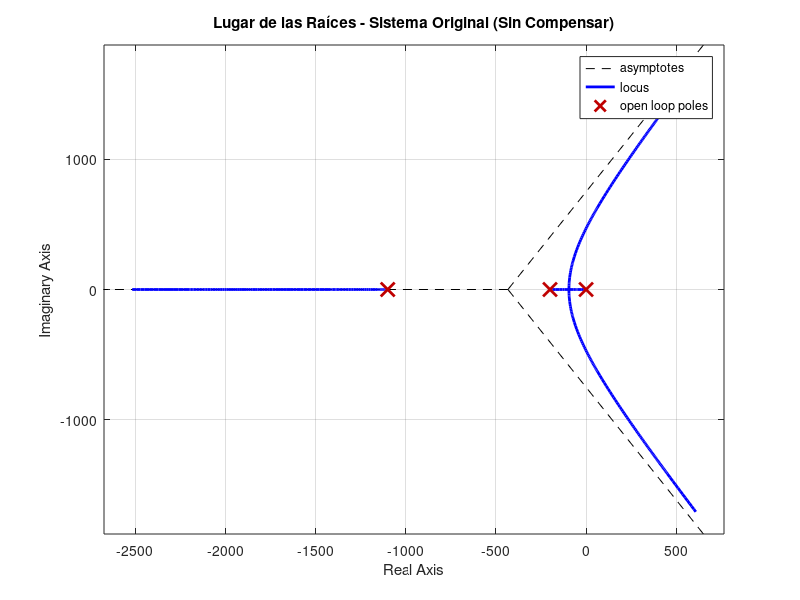
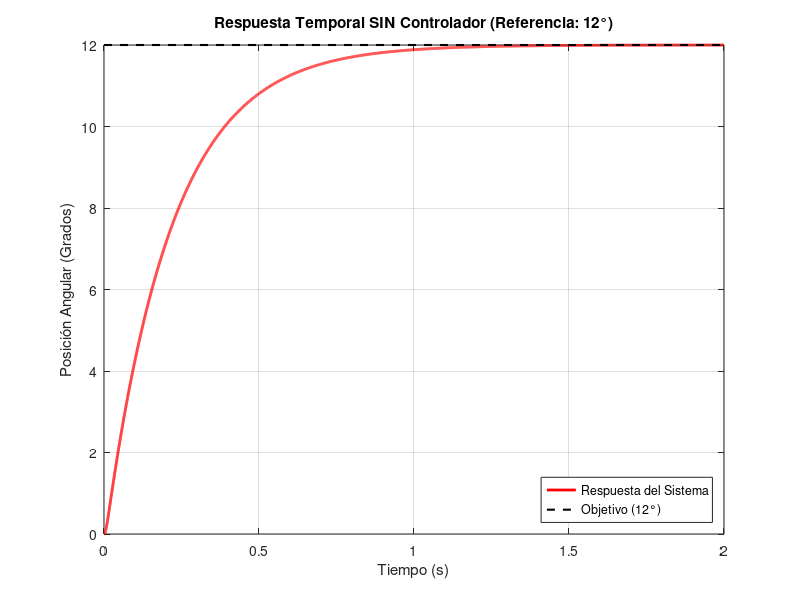

Write the MATLAB code that produced these figures, in order. (Note: this script raises an error after producing the figures.)
% === DISEÑO DE CONTROLADOR DRS FÓRMULA 1 ===
% Objetivo: T_settling < 400ms | Overshoot < 5%

clc; close all; clear all;
pkg load control
s = tf('s');

% --- 1. PARÁMETROS DEL SISTEMA (Motor DC Potente) ---
R = 0.6;          % Ohm
L = 0.0005;       % Henry
Kt = 0.1;         % Nm/A
Kb = 0.1;         % Vs/rad
J = 2.0e-4;       % kg*m^2 (Inercia combinada motor + flap)
B = 0.02;         % Nms/rad (Fricción + Carga aerodinámica linealizada)

% Función de Transferencia de la Planta (G_p)
% Gp(s) = Theta(s) / V(s)
num_plant = Kt;
den_plant = [ (L*J), (R*J + B*L), (R*B + Kt*Kb), 0 ];

Gp = tf(num_plant, den_plant);

disp('Planta del DRS (Lazo Abierto):');
minreal(Gp)

pole(Gp)
step(Gp)

figure(1);
rlocus(Gp);
title('Lugar de las Raíces - Sistema Original (Sin Compensar)');
grid on;

% --- ANÁLISIS DE RESPUESTA TEMPORAL (SIN CONTROLADOR) ---
T = feedback(Gp, 1);

% Simulamos la respuesta al escalón.
[y_sin, t_sin] = step(T);

% Como el sistema es lineal, multiplicamos la salida unitaria por 12
% para simular la referencia real de apertura del DRS.
Referencia_Grados = 12;
y_deg = y_sin * Referencia_Grados;
y_final_deg = y_deg(end);

% 1. Sobrepaso (Overshoot)
[y_max_deg, ~] = max(y_deg);
if y_max_deg > y_final_deg
    Overshoot_sin = ((y_max_deg - y_final_deg) / y_final_deg) * 100;
else
    Overshoot_sin = 0;
end

% 2. Tiempo de Establecimiento (Criterio del 2%)
margen_sup = 1.02 * y_final_deg;
margen_inf = 0.98 * y_final_deg;

% Buscamos índices donde la señal se sale de la banda del 2%
idx_fuera = find(y_deg > margen_sup | y_deg < margen_inf);

if isempty(idx_fuera)
    SettlingTime_sin = 0;
else
    % El tiempo de establecimiento es el instante del último punto fuera de banda
    SettlingTime_sin = t_sin(idx_fuera(end));
end

% --- GRÁFICA REESCALADA ---
figure;
plot(t_sin, y_deg, 'r-', 'LineWidth', 2); hold on;
% Dibujamos la línea de referencia en 12 grados
plot([t_sin(1) t_sin(end)], [12 12], 'k--', 'LineWidth', 1.5);
hold off;

grid on;
title('Respuesta Temporal SIN Controlador (Referencia: 12°)');
xlabel('Tiempo (s)');
ylabel('Posición Angular (Grados)');
legend('Respuesta del Sistema', 'Objetivo (12°)', 'Location', 'SouthEast');

% --- MOSTRAR RESULTADOS ---
fprintf('\n--- ANÁLISIS DEL SISTEMA ORIGINAL (SIN CONTROLADOR) ---\n');
fprintf('Valor Final: %.4f grados (Debería llegar a 12)\n', y_final_deg);
fprintf('Sobrepaso: %.2f %%\n', Overshoot_sin);
fprintf('Tiempo de Establecimiento (2%%): %.4f s\n', SettlingTime_sin);
fprintf('------------------------------------------------------\n\n');


% --- 2. REQUISITOS DE DISEÑO ---
ts_target = 0.35; % Objetivo: 350ms (Margen para cumplir <400ms)
zeta = 0.7;       % Amortiguamiento crítico

wn = 4 / (ts_target * zeta)
fprintf('Frecuencia Natural requerida (wn): %.2f rad/s\n', wn);

% --- 3. CÁLCULO DE POLOS DESEADOS ---
% Polos Dominantes (Complejos conjugados)
p1 = -zeta*wn + 1i*wn*sqrt(1-zeta^2)
p2 = conj(p1)
sd = p1
% Polo No Dominante
% Debe ser más rápido que los dominantes.
%p3 = -5 * zeta * wn
p3 = -5 * real(p1);% 5 veces más lejos a la izquierda

% Polinomio Deseado P(s) = (s-p1)(s-p2)(s-p3)
P_deseado = poly([p1 p2 p3])

% --- 4. CÁLCULO DEL CONTROLADOR (MÉTODO DE FASE EXACTO) ---
% Estructura: C(s) = K * (s + z_c) / (s + p_c)

% A. Ubicación del Cero (z_c)
% Cancelamos el polo mecánico dominante (-200)
polos_planta = roots(den_plant);
z_c = abs(polos_planta(2)); % z_c = 200

% B. Ubicación del Polo (p_c) usando Condición de Fase
% Ángulo(C*Gp) = -180° en s=sd
% Ángulo(s+z) - Ángulo(s+p) + Ángulo(Gp) = -180°
% Ángulo(s+p) = 180° + Ángulo(Gp) + Ángulo(s+z)

% Evaluamos Gp en sd
Gp_en_sd = polyval(num_plant, sd) / polyval(den_plant, sd);
angulo_Gp = angle(Gp_en_sd);

% Evaluamos el término del cero (sd + zc)
angulo_z = angle(sd + z_c);

% Calculamos el ángulo necesario del polo
phi_polo = pi + angulo_Gp + angulo_z;

% Geometría básica para hallar la posición del polo p_c en el eje real
% tan(phi) = Imag(sd) / (Real(sd) - (-p_c))
% p_c = Real(sd) - Imag(sd) / tan(phi_polo)
p_c_val = real(sd) - imag(sd) / tan(phi_polo);

% Como p_c_val es la coordenada negativa (ej -1200),
% el denominador será (s - p_c_val) -> (s + abs(p_c_val))
p_c = abs(p_c_val);

fprintf('Controlador Recalculado (Método Fase) -> Cero: %.2f, Polo: %.2f\n', z_c, p_c);

% Definimos el Controlador Base
% Nota: (s + p_c) asegura que el polo sea estable
C_base = (s + z_c) / (s + p_c)

% --- 5. CÁLCULO DE K ---

% 1. Definimos el Polo Objetivo Exacto (s_d)
sd = -zeta*wn + 1i*wn*sqrt(1-zeta^2)

% 2. Extraemos los vectores de numerador y denominador
% tfdata(Sistema, 'v') devuelve los vectores numéricos
[num_Gp, den_Gp] = tfdata(Gp, 'v');
[num_C, den_C] = tfdata(C_base, 'v');

% 3. Evaluamos los polinomios en el punto complejo 'sd' usando polyval
val_Gp_complex = polyval(num_Gp, sd) / polyval(den_Gp, sd);
val_C_base_complex = polyval(num_C, sd) / polyval(den_C, sd);

% 4. Aplicamos la Condición de Magnitud: K = 1 / |L(s)|
K_calculada = 1 / abs(val_C_base_complex * val_Gp_complex)

fprintf('Ganancia K calculada analíticamente: %.4f\n', K_calculada);

figure(3);
rlocus(Controlador_Final * Gp);
hold on;
plot(real(sd), imag(sd), 'r*', 'MarkerSize', 10, 'LineWidth', 2); % Marca el polo deseado
hold off;
title(['Lugar de las Raíces - Sistema COMPENSADO (K = ' num2str(K_calculada) ')']);
grid on;
legend('LGR Compensado', 'Polo Deseado (Target)');
% Aquí verás que las ramas ahora pasan exactamente por el punto rojo (tu objetivo)

% --- SIMULACIÓN FINAL ---
% 1. Definición del Controlador Final
Controlador_Final = K_calculada * C_base;

% 2. Lazo Cerrado
T_final = feedback(Controlador_Final * Gp, 1);

% ----------------------------------------------------------
% A. SIMULACIÓN DE RESPUESTA AL ESCALÓN
% ----------------------------------------------------------
t_sim = 0:0.001:1.5;
[y_norm, t] = step(T_final, t_sim);

% --- ESCALADO A GRADOS ---
Ref_Grados = 12;
y_deg = y_norm * Ref_Grados;
y_final_deg = y_deg(end);

% --- CÁLCULO DE MÉTRICAS ---
% 1. Pico Máximo (Overshoot)
[val_max, idx_max] = max(y_deg);
t_peak = t(idx_max);
Overshoot_pct = ((val_max - y_final_deg) / y_final_deg) * 100;

% 2. Tiempo de Establecimiento (2%)
margen_sup = 1.02 * y_final_deg;
margen_inf = 0.98 * y_final_deg;
idx_fuera = find(y_deg > margen_sup | y_deg < margen_inf);

if isempty(idx_fuera)
    ts = 0;
else
    ts = t(idx_fuera(end));
end

% --- GRÁFICA: RESPUESTA TEMPORAL DETALLADA ---
figure;
plot(t, y_deg, 'b-', 'LineWidth', 2); hold on;

% Referencia
plot([t(1) t(end)], [Ref_Grados Ref_Grados], 'k--', 'LineWidth', 1.5);

% Banda del 2% (Visualización de tolerancia)
plot([t(1) t(end)], [margen_sup margen_sup], 'g:', 'LineWidth', 1);
plot([t(1) t(end)], [margen_inf margen_inf], 'g:', 'LineWidth', 1);

% MARCADOR 1: PICO MÁXIMO
plot(t_peak, val_max, 'r*', 'MarkerSize', 10, 'LineWidth', 2);
text(t_peak, val_max*1.02, sprintf('Pico: %.2f°', val_max), 'Color', 'r');

% MARCADOR 2: TIEMPO DE ESTABLECIMIENTO
% Línea vertical donde se estabiliza
plot([ts ts], [0 y_final_deg], 'm-.', 'LineWidth', 1.5);
text(ts, y_final_deg*0.5, sprintf(' Ts = %.3fs', ts), 'Color', 'm', 'FontWeight', 'bold');

hold off;
grid on;
title(['Evaluación Temporal: Respuesta de Lazo Cerrado (Ref: 12°)']);
xlabel('Tiempo (s)'); ylabel('Apertura (Grados)');
legend('Salida', 'Referencia', 'Banda 2%', 'Banda 2%', 'Pico Máx', 'Tiempo Estab.');

% --- MOSTRAR RESULTADOS TRACKING ---
fprintf('\n--------------------------------------------------\n');
fprintf('RESULTADOS DEL DISEÑO (Simulación Final):\n');
fprintf('--------------------------------------------------\n');
fprintf('Valor Final: %.4f grados\n', y_final_deg);
fprintf('Sobrepaso (Overshoot): %.2f %%\n', Overshoot_pct);
fprintf('Tiempo de Establecimiento (2%%): %.4f s\n', ts);

% ----------------------------------------------------------
% B. ANÁLISIS DE ESTABILIDAD ABSOLUTA
% ----------------------------------------------------------
polos_LC = pole(T_final);
partes_reales = real(polos_LC);

fprintf('\n--------------------------------------------------\n');
fprintf('ANÁLISIS DE ESTABILIDAD ABSOLUTA\n');
fprintf('--------------------------------------------------\n');
fprintf('Polos de Lazo Cerrado obtenidos:\n');
disp(polos_LC);

if all(partes_reales < 0)
    fprintf('CONCLUSIÓN: El sistema es ESTABLE.\n');
    fprintf('(Todos los polos tienen parte real negativa).\n');
else
    fprintf('CONCLUSIÓN: El sistema es INESTABLE.\n');
end
fprintf('--------------------------------------------------\n');


% 1. Definimos la Función de Lazo Abierto L(s) = C(s) * Gp(s)
L_open_loop = Controlador_Final * Gp;
% Analizamos el error en estado estable luego del controlador
minreal(L_open_loop)

% ==========================================================
% --- PERTURBACION: COMPARATIVA SIN vs CON CONTROL ---
% ==========================================================

% Parámetro de Carga Realista (Torque reflejado en el motor)
Torque_Viento = 0.05; % Nm (50 mNm)

% 1. Definición de la Perturbación (Física del sistema)
num_dist = [-L, -R];
G_dist_OL = tf(num_dist, den_plant);

% 2. Cálculo del Lazo Cerrado (Con tu controlador)
L_loop = Controlador_Final * Gp;
S = feedback(1, L_loop);
T_perturbacion_CL = G_dist_OL * S;

% --- FIGURA 1: ESCENARIO SIN CONTROLADOR (LAZO ABIERTO) ---
figure(1);
t_short = 0:0.001:0.5; % Solo 0.5s porque se va al infinito
[y_ol, t_ol] = step(G_dist_OL, t_short);

% Escalamos por el torque
y_ol = y_ol * Torque_Viento;

plot(t_ol, y_ol*180/pi, 'LineWidth', 2);
grid on;
title(['Efecto del Viento SIN Control (Torque = ' num2str(Torque_Viento) ' Nm)']);
xlabel('Tiempo (s)'); ylabel('Desviación (Grados)');
legend('Caída libre del flap (Inestable)');

% --- FIGURA 2: ESCENARIO CON CONTROLADOR (LAZO CERRADO) ---
figure(2);
t_long = 0:0.01:2; % 2 segundos para ver la estabilidad
[y_cl, t_cl] = step(T_perturbacion_CL, t_long);

% Escalamos por el torque y pasamos a grados
y_cl = y_cl * Torque_Viento * (180/pi);

plot(t_cl, y_cl, 'b-', 'LineWidth', 2);
grid on;
hold on;

% Dibujamos una línea roja punteada en y = -12 desde t=0 hasta el final
plot([t_long(1) t_long(end)], [-12 -12], 'r--', 'LineWidth', 2);

hold off;

title(['Efecto del Viento CON Control (Torque = ' num2str(Torque_Viento) ' Nm)']);
xlabel('Tiempo (s)'); ylabel('Desviación (Grados)');
legend('Compensador sosteniendo la carga', 'Límite Mecánico (-12°)');

% --- ANÁLISIS AUTOMÁTICO ---
val_final_grados = y_cl(end);

fprintf('\n--- ANÁLISIS COMPARATIVO DE ROBUSTEZ ---\n');
fprintf('Carga de Viento aplicada: %.3f Nm\n', Torque_Viento);
fprintf('1. SIN CONTROL: El sistema es inestable (la gráfica 1 se va al infinito).\n');
fprintf('2. CON CONTROL: Desviación estable de %.2f grados.\n', val_final_grados);

if abs(val_final_grados) < 12
    fprintf('CONCLUSIÓN: El controlador evita el colapso del mecanismo.\n');
else
    fprintf('CONCLUSIÓN: Aún con control, la carga es muy alta.\n');
end
